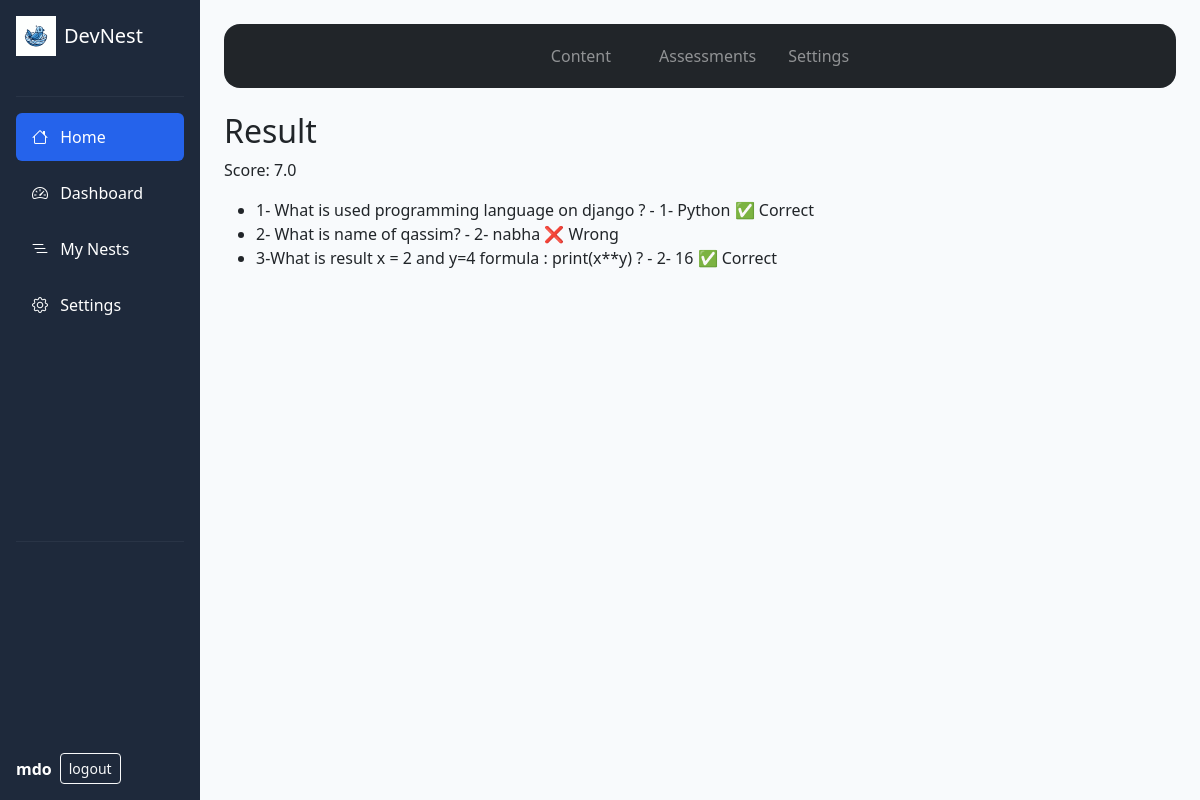
Screenshot of /assessments/submission/11/result/ (signed in) with the database file from the repository.
### assessments/models.py (models this page shows, shortened)
class Submission(models.Model):
    assessment = models.ForeignKey(Assessment,on_delete=models.CASCADE,related_name='submissions')
    student = models.ForeignKey(User,on_delete=models.CASCADE,related_name='submissions')
    submitted_at = models.DateTimeField(auto_now_add=True)
    score = models.FloatField(default=0)

class Answer(models.Model):
    submission = models.ForeignKey(Submission, on_delete=models.CASCADE, related_name='answers')
    question = models.ForeignKey(Question,on_delete=models.CASCADE,related_name='answers')
    selected_choice = models.ForeignKey(Choice,on_delete=models.SET_NULL,null=True,blank=True,related_name='selected_answers')
    text_answer = models.TextField(blank=True)
    code_answer = models.TextField(blank=True)
    is_correct = models.BooleanField(null=True, blank=True)

class Question(models.Model):
    QUESTION_TYPES = [
        ('mcq', 'Multiple Choice'),
        ('text', 'Text Answer'),
        ('code', 'Coding'),
    ]
    assessment = models.ForeignKey(Assessment,on_delete=models.CASCADE,related_name='questions')
    text = models.TextField()
    question_type = models.CharField(max_length=20, choices=QUESTION_TYPES)
    points = models.PositiveIntegerField(default=1)

class Choice(models.Model):
    question = models.ForeignKey(Question, on_delete=models.CASCADE,related_name='choices')
    text = models.CharField(max_length=255)
    is_correct = models.BooleanField(default=False)
    def __str__(self):
        return self.text

### assessments/views.py (the view)
# urls.py: path("submission/<int:submission_id>/result/", views.submission_result_view, name="submission_result_view"),
def submission_result_view(request, submission_id):
    submission = get_object_or_404(Submission, id=submission_id, student=request.user)
    return render(request, "assessments/submission_result.html", {"submission": submission})

### assessments/templates/assessments/submission_result.html (shortened to what this page needs)
{% extends 'posts/base.html' %}
{% load static %}
{% block content %}
<h2>Result</h2>
<p>Score: {{ submission.score }}</p>
<ul>
    {% for ans in submission.answers.all %}
    <li>{{ ans.question.text }} - {{ ans.selected_choice }}
        {% if ans.is_correct %}✅ Correct{% else %}❌ Wrong{% endif %}
    </li>
    {% endfor %}
</ul>
{% endblock %}

### posts/static/css/posts.css (style rules this page uses)
* { margin: 0; padding: 0; box-sizing: border-box; }
body { margin: 0; }
body { background-color: #f8fafc; }

### rows the page displays
Submission: score "7.0"
Answer: question.text "1- What is used programming language on django ?", selected_choice "1- Python", is_correct "✅ Correct"
Answer: question.text "2- What is name of qassim?", selected_choice "2- nabha", is_correct "❌ Wrong"
Answer: question.text "3-What is result x = 2 and y=4 formula : print(x**y) ?", selected_choice "2- 16", is_correct "✅ Correct"
